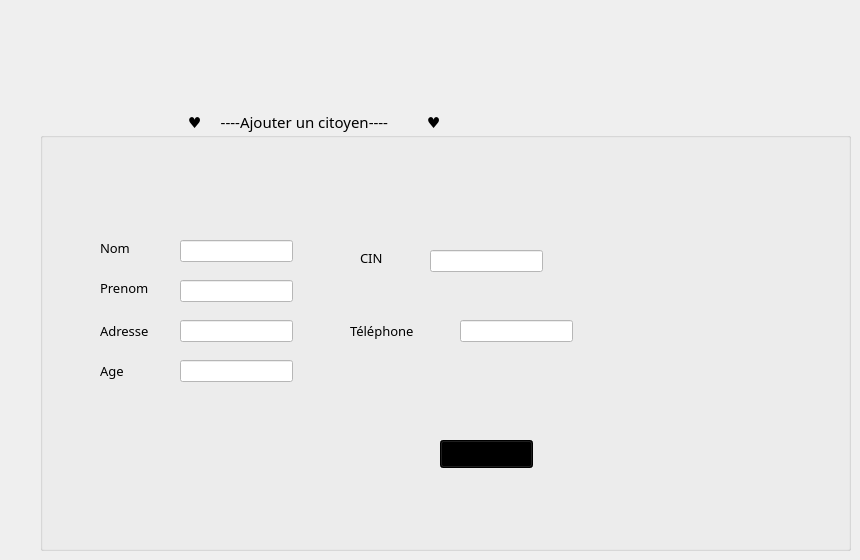
   <widget class="QWidget" name="tab_7">
    <attribute name="icon">
     <iconset>
      <normaloff>C:/Users/LENOVO/Downloads/ajouter-le-fichier.png</normaloff>C:/Users/LENOVO/Downloads/ajouter-le-fichier.png</iconset>
    </attribute>
    <attribute name="title">
     <string>AjouterC</string>
    </attribute>
    <widget class="QGroupBox" name="groupBox_15">
     <property name="geometry">
      <rect>
       <x>40</x>
       <y>110</y>
       <width>811</width>
       <height>441</height>
      </rect>
     </property>
     <property name="font">
      <font>
       <family>Tw Cen MT</family>
       <pointsize>11</pointsize>
       <weight>50</weight>
       <bold>false</bold>
       <underline>false</underline>
      </font>
     </property>
     <property name="title">
      <string>                                      ♥     ----Ajouter un citoyen----          ♥                              </string>
     </property>
     <widget class="QLabel" name="label_15">
      <property name="geometry">
       <rect>
        <x>60</x>
        <y>130</y>
        <width>56</width>
        <height>16</height>
       </rect>
      </property>
      <property name="font">
       <font>
        <pointsize>10</pointsize>
       </font>
      </property>
      <property name="text">
       <string>Nom</string>
      </property>
     </widget>
     <widget class="QLabel" name="label_16">
      <property name="geometry">
       <rect>
        <x>320</x>
        <y>140</y>
        <width>56</width>
        <height>16</height>
       </rect>
      </property>
      <property name="font">
       <font>
        <pointsize>10</pointsize>
       </font>
      </property>
      <property name="text">
       <string>CIN</string>
      </property>
     </widget>
     <widget class="QLabel" name="label_19">
      <property name="geometry">
       <rect>
        <x>60</x>
        <y>250</y>
        <width>71</width>
        <height>21</height>
       </rect>
      </property>
      <property name="font">
       <font>
        <pointsize>10</pointsize>
       </font>
      </property>
      <property name="text">
       <string>Age</string>
      </property>
     </widget>
     <widget class="QLabel" name="label_20">
      <property name="geometry">
       <rect>
        <x>60</x>
        <y>210</y>
        <width>61</width>
        <height>21</height>
       </rect>
      </property>
      <property name="font">
       <font>
        <pointsize>10</pointsize>
       </font>
      </property>
      <property name="text">
       <string>Adresse</string>
      </property>
     </widget>
     <widget class="QLabel" name="label_21">
      <property name="geometry">
       <rect>
        <x>60</x>
        <y>170</y>
        <width>56</width>
        <height>16</height>
       </rect>
      </property>
      <property name="font">
       <font>
        <pointsize>10</pointsize>
       </font>
      </property>
      <property name="text">
       <string>Prenom</string>
      </property>
     </widget>
     <widget class="QLineEdit" name="le_nom">
      <property name="geometry">
       <rect>
        <x>140</x>
        <y>130</y>
        <width>113</width>
        <height>22</height>
       </rect>
      </property>
      <property name="styleSheet">
       <string notr="true">background-color: rgb(255, 255, 255);</string>
      </property>
     </widget>
     <widget class="QLineEdit" name="le_prenom">
      <property name="geometry">
       <rect>
        <x>140</x>
        <y>170</y>
        <width>113</width>
        <height>22</height>
       </rect>
      </property>
      <property name="styleSheet">
       <string notr="true">background-color: rgb(255, 255, 255);</string>
      </property>
     </widget>
     <widget class="QLineEdit" name="le_adr">
      <property name="geometry">
       <rect>
        <x>140</x>
        <y>210</y>
        <width>113</width>
        <height>22</height>
       </rect>
      </property>
      <property name="styleSheet">
       <string notr="true">background-color: rgb(255, 255, 255);</string>
      </property>
     </widget>
     <widget class="QLineEdit" name="le_cin">
      <property name="geometry">
       <rect>
        <x>390</x>
        <y>140</y>
        <width>113</width>
        <height>22</height>
       </rect>
      </property>
      <property name="styleSheet">
       <string notr="true">background-color: rgb(255, 255, 255);</string>
      </property>
     </widget>
     <widget class="QPushButton" name="pb_ajouter">
      <property name="geometry">
       <rect>
        <x>400</x>
        <y>330</y>
        <width>93</width>
        <height>28</height>
       </rect>
      </property>
      <property name="styleSheet">
       <string notr="true">background-color: rgb(255, 170, 255);
background-color: rgb(0, 0, 0);</string>
      </property>
      <property name="text">
       <string>Ajouter</string>
      </property>
     </widget>
     <widget class="QLabel" name="label_22">
      <property name="geometry">
       <rect>
        <x>310</x>
        <y>210</y>
        <width>91</width>
        <height>21</height>
       </rect>
      </property>
      <property name="font">
       <font>
        <pointsize>10</pointsize>
       </font>
      </property>
      <property name="text">
       <string>Téléphone</string>
      </property>
     </widget>
     <widget class="QLineEdit" name="le_tel">
      <property name="geometry">
       <rect>
        <x>420</x>
        <y>210</y>
        <width>113</width>
        <height>22</height>
       </rect>
      </property>
      <property name="styleSheet">
       <string notr="true">background-color: rgb(255, 255, 255);</string>
      </property>
     </widget>
     <widget class="QLineEdit" name="le_age">
      <property name="geometry">
       <rect>
        <x>140</x>
        <y>250</y>
        <width>113</width>
        <height>22</height>
       </rect>
      </property>
      <property name="styleSheet">
       <string notr="true">background-color: rgb(255, 255, 255);</string>
      </property>
     </widget>
    </widget>
   </widget>
